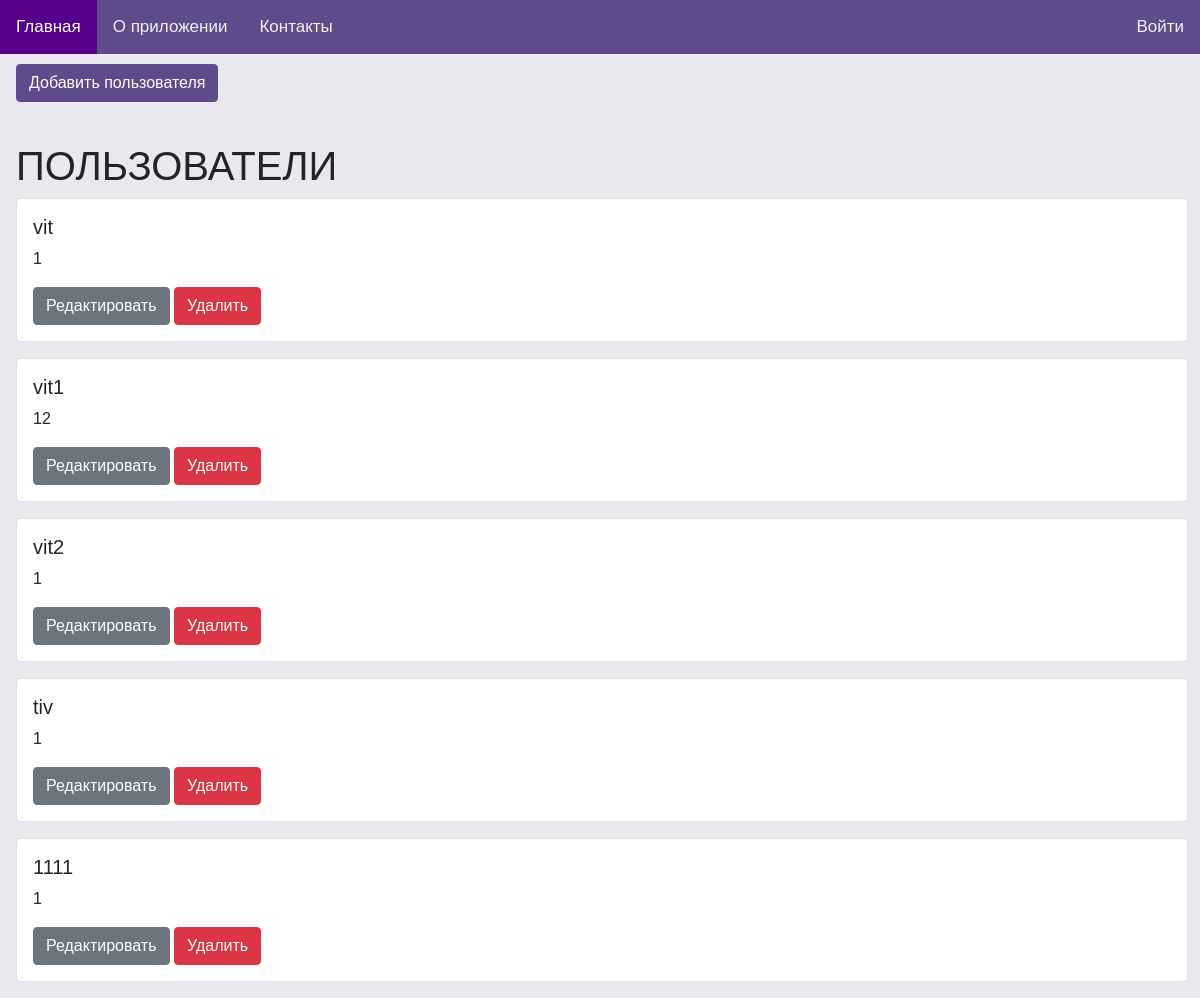
/users, run on an earlier commit of the app's database.
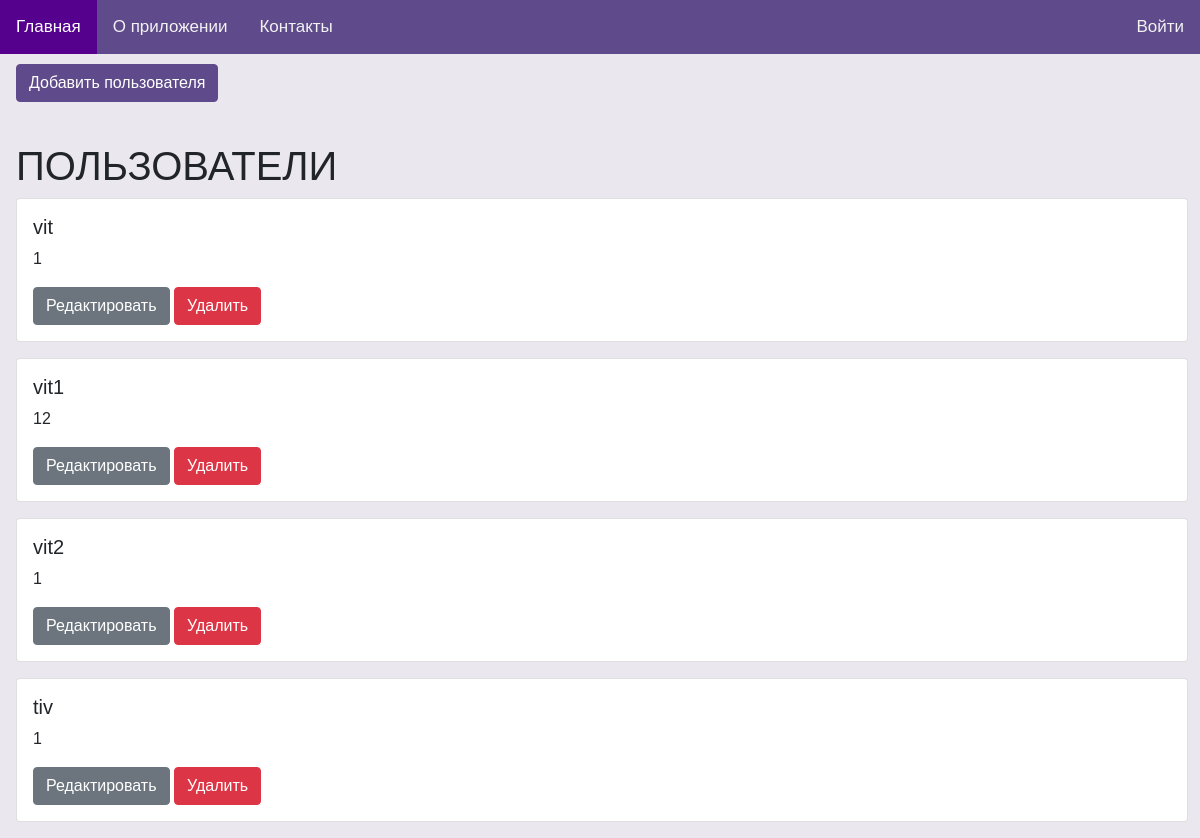
And on a later commit of the database.
### tables this page shows
CREATE TABLE passwords(
                login TEXT PRIMARY KEY,
                password TEXT NOT NULL);

### server.py (the view)
@app.route("/users")
def get_users():
    conn = get_db_connection()
    users = conn.execute('SELECT * FROM passwords').fetchall()
    conn.close()
    return render_template('users/users.html', users=users)

### server.py (called while the page is built)
def get_db_connection():
    conn = sqlite3.connect('blog.db')
    conn.row_factory = sqlite3.Row
    return conn

### templates/users/users.html (shortened to what this page needs)
{% extends "main/base.html" %}
{% block stylesheet %}
    <link rel="stylesheet" href="https://cdn.jsdelivr.net/npm/bootstrap@5.1.3/dist/css/bootstrap.min.css">
{% endblock %}
{% block content %}
    <a class="btn btn-primary mb-3 button" href="{{ url_for('create_user') }}">Добавить пользователя</a>
    <h1>ПОЛЬЗОВАТЕЛИ</h1>
    {% for user in users %}
        <div class="card mb-3">
            <div class="card-body">
                <h5 class="card-title">{{ user['login'] }}</h5>
                <p class="card-text">{{ user['password'] }}</p>
                <a class="btn btn-secondary" href="{{ url_for('edit_user', login=user['login']) }}">Редактировать</a>
                <form action="{{ url_for('delete_user', login=user['login']) }}" method="POST" class="d-inline">
                    <button class="btn btn-danger" type="submit">Удалить</button>
                </form>
            </div>
        </div>
    {% endfor %}
{% endblock %}

### templates/main/base.html (shortened to what this page needs)
<!DOCTYPE html>
<html lang="en">
<head>
    {% block stylesheet %} {% endblock %}
    <link rel="stylesheet" href="{{ url_for('static', filename= 'css/index.css') }}">
</head>
<body class="page">
    <nav>
        <div class="topnav">
            <a class="active navigation" href="{{ url_for('index') }}">Главная</a>
            <a class="navigation" href="{{ url_for('about') }}">О приложении</a>
            <a class="navigation" href="{{ url_for('contact') }}">Контакты</a>
            {% if session.get('username') %}
                <a class="navigation" href="{{ url_for('get_user_posts') }}">Мои посты</a>
                <a class="login navigation" href="{{ url_for('account') }}">Личный кабинет</a>
                <a class="login navigation" href="{{ url_for('logout') }}">Выйти</a>
            {% else %}
                <a class="login navigation" href="{{ url_for('auth') }}">Войти</a>
            {% endif %}
        </div>
    </nav>
    <main>
        <div style="padding-left:16px">
            {% block content %}{% endblock %}
        </div>
    </main>
</body>
</html>

### static/css/index.css (style rules this page uses)
.page { margin: 0; font-family: Arial, Helvetica, sans-serif; background-color: rgba(95, 75, 139, 0.13); }
.topnav { overflow: hidden; background-color: #5f4b8b; }
.topnav a { float: left; color: #f2f2f2; text-align: center; padding: 14px 16px; text-decoration: none; font-size: 17px; }
.topnav a.login { float: right; color: #f2f2f2; text-align: center; padding: 14px 16px; text-decoration: none; font-size: 17px; }
.topnav a.active { background-color: #55018d; color: white; }
.button { margin-top: 10px; background-color: #5f4b8b; border-color: #5f4b8b; }
.mb-3 { margin-right: 1%; }

What changed in the data, as far as the page shows it:
removed passwords: login "1111", password "1"
